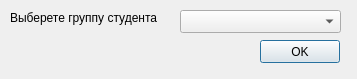
<?xml version="1.0" encoding="UTF-8"?>
<ui version="4.0">
 <class>DialogChoseGroup</class>
 <widget class="QDialog" name="DialogChoseGroup">
  <property name="geometry">
   <rect>
    <x>0</x>
    <y>0</y>
    <width>357</width>
    <height>79</height>
   </rect>
  </property>
  <property name="windowTitle">
   <string>Привязка группы</string>
  </property>
  <widget class="QLabel" name="lab_group">
   <property name="geometry">
    <rect>
     <x>10</x>
     <y>10</y>
     <width>161</width>
     <height>16</height>
    </rect>
   </property>
   <property name="text">
    <string>Выберете группу студента</string>
   </property>
  </widget>
  <widget class="QComboBox" name="cb_group">
   <property name="geometry">
    <rect>
     <x>180</x>
     <y>10</y>
     <width>161</width>
     <height>23</height>
    </rect>
   </property>
  </widget>
  <widget class="QPushButton" name="pb_c_group">
   <property name="geometry">
    <rect>
     <x>260</x>
     <y>40</y>
     <width>80</width>
     <height>23</height>
    </rect>
   </property>
   <property name="text">
    <string>OK</string>
   </property>
  </widget>
 </widget>
 <resources/>
 <connections/>
</ui>
